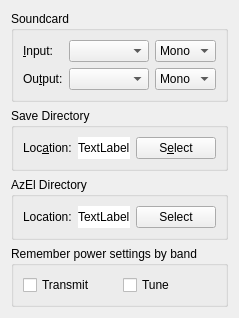
     <widget class="QWidget" name="audio_tab">
      <attribute name="title">
       <string>A&amp;udio</string>
      </attribute>
      <attribute name="toolTip">
       <string>Audio interface settings</string>
      </attribute>
      <layout class="QVBoxLayout" name="verticalLayout_9">
       <item>
        <widget class="QGroupBox" name="soundcard_group_box">
         <property name="toolTip">
          <string>Souncard</string>
         </property>
         <property name="title">
          <string>Soundcard</string>
         </property>
         <layout class="QGridLayout" name="gridLayout_6">
          <item row="1" column="1">
           <widget class="LazyFillComboBox" name="sound_output_combo_box">
            <property name="sizePolicy">
             <sizepolicy hsizetype="Preferred" vsizetype="Fixed">
              <horstretch>1</horstretch>
              <verstretch>0</verstretch>
             </sizepolicy>
            </property>
            <property name="toolTip">
             <string>Select the audio CODEC to use for transmitting.
If this is your default device for system sounds then
ensure that all system sounds are disabled otherwise
you will broadcast any systems sounds generated during
transmitting periods.</string>
            </property>
           </widget>
          </item>
          <item row="0" column="2">
           <widget class="QComboBox" name="sound_input_channel_combo_box">
            <property name="toolTip">
             <string>Select the channel to use for receiving.</string>
            </property>
            <item>
             <property name="text">
              <string>Mono</string>
             </property>
            </item>
            <item>
             <property name="text">
              <string>Left</string>
             </property>
            </item>
            <item>
             <property name="text">
              <string>Right</string>
             </property>
            </item>
            <item>
             <property name="text">
              <string>Both</string>
             </property>
            </item>
           </widget>
          </item>
          <item row="0" column="1">
           <widget class="LazyFillComboBox" name="sound_input_combo_box">
            <property name="sizePolicy">
             <sizepolicy hsizetype="Preferred" vsizetype="Fixed">
              <horstretch>1</horstretch>
              <verstretch>0</verstretch>
             </sizepolicy>
            </property>
            <property name="toolTip">
             <string>Select the audio CODEC to use for receiving.</string>
            </property>
           </widget>
          </item>
          <item row="1" column="0">
           <widget class="QLabel" name="sound_output_label">
            <property name="text">
             <string>Ou&amp;tput:</string>
            </property>
            <property name="buddy">
             <cstring>sound_output_combo_box</cstring>
            </property>
           </widget>
          </item>
          <item row="1" column="2">
           <widget class="QComboBox" name="sound_output_channel_combo_box">
            <property name="toolTip">
             <string>Select the audio channel used for transmission.
Unless you have multiple radios connected on different
channels; then you will usually want to select mono or
both here.</string>
            </property>
            <item>
             <property name="text">
              <string>Mono</string>
             </property>
            </item>
            <item>
             <property name="text">
              <string>Left</string>
             </property>
            </item>
            <item>
             <property name="text">
              <string>Right</string>
             </property>
            </item>
            <item>
             <property name="text">
              <string>Both</string>
             </property>
            </item>
           </widget>
          </item>
          <item row="0" column="0">
           <widget class="QLabel" name="sound_input_label">
            <property name="text">
             <string>&amp;Input:</string>
            </property>
            <property name="buddy">
             <cstring>sound_input_combo_box</cstring>
            </property>
           </widget>
          </item>
         </layout>
        </widget>
       </item>
       <item>
        <widget class="QGroupBox" name="save_path_group_box">
         <property name="toolTip">
          <string>Save Directory</string>
         </property>
         <property name="title">
          <string>Save Directory</string>
         </property>
         <layout class="QHBoxLayout" name="horizontalLayout_5">
          <item>
           <widget class="QLabel" name="save_path_label">
            <property name="text">
             <string>Loc&amp;ation:</string>
            </property>
            <property name="buddy">
             <cstring>save_path_select_push_button</cstring>
            </property>
           </widget>
          </item>
          <item>
           <widget class="QLabel" name="save_path_display_label">
            <property name="sizePolicy">
             <sizepolicy hsizetype="Preferred" vsizetype="Preferred">
              <horstretch>1</horstretch>
              <verstretch>0</verstretch>
             </sizepolicy>
            </property>
            <property name="toolTip">
             <string>Path to which .WAV files are saved.</string>
            </property>
            <property name="autoFillBackground">
             <bool>false</bool>
            </property>
            <property name="styleSheet">
             <string notr="true">background-color: rgb(255, 255, 255);
color: rgb(0, 0, 0);</string>
            </property>
            <property name="text">
             <string>TextLabel</string>
            </property>
           </widget>
          </item>
          <item>
           <widget class="QPushButton" name="save_path_select_push_button">
            <property name="toolTip">
             <string>Click to select a different save directory for .WAV files.</string>
            </property>
            <property name="text">
             <string>S&amp;elect</string>
            </property>
           </widget>
          </item>
         </layout>
        </widget>
       </item>
       <item>
        <widget class="QGroupBox" name="azel_path_group_box">
         <property name="toolTip">
          <string>AzEl Directory</string>
         </property>
         <property name="title">
          <string>AzEl Directory</string>
         </property>
         <layout class="QHBoxLayout" name="horizontalLayout_10">
          <item>
           <widget class="QLabel" name="azel_path_label">
            <property name="text">
             <string>Location:</string>
            </property>
            <property name="buddy">
             <cstring>azel_path_select_push_button</cstring>
            </property>
           </widget>
          </item>
          <item>
           <widget class="QLabel" name="azel_path_display_label">
            <property name="sizePolicy">
             <sizepolicy hsizetype="Preferred" vsizetype="Preferred">
              <horstretch>1</horstretch>
              <verstretch>0</verstretch>
             </sizepolicy>
            </property>
            <property name="styleSheet">
             <string notr="true">background-color: rgb(255, 255, 255);
color: rgb(0, 0, 0);</string>
            </property>
            <property name="text">
             <string>TextLabel</string>
            </property>
           </widget>
          </item>
          <item>
           <widget class="QPushButton" name="azel_path_select_push_button">
            <property name="text">
             <string>Select</string>
            </property>
           </widget>
          </item>
         </layout>
        </widget>
       </item>
       <item>
        <widget class="QGroupBox" name="split_operation_group_box_2">
         <property name="toolTip">
          <string>Power Memory By Band</string>
         </property>
         <property name="title">
          <string>Remember power settings by band</string>
         </property>
         <layout class="QHBoxLayout" name="horizontalLayout_13">
          <item>
           <widget class="QCheckBox" name="checkBoxPwrBandTxMemory">
            <property name="toolTip">
             <string>Enable power memory during transmit</string>
            </property>
            <property name="text">
             <string>Transmit</string>
            </property>
           </widget>
          </item>
          <item>
           <widget class="QCheckBox" name="checkBoxPwrBandTuneMemory">
            <property name="toolTip">
             <string>Enable power memory during tuning</string>
            </property>
            <property name="text">
             <string>Tune</string>
            </property>
           </widget>
          </item>
         </layout>
        </widget>
       </item>
       <item>
        <spacer name="verticalSpacer_3">
         <property name="orientation">
          <enum>Qt::Vertical</enum>
         </property>
         <property name="sizeHint" stdset="0">
          <size>
           <width>0</width>
           <height>0</height>
          </size>
         </property>
        </spacer>
       </item>
      </layout>
     </widget>
